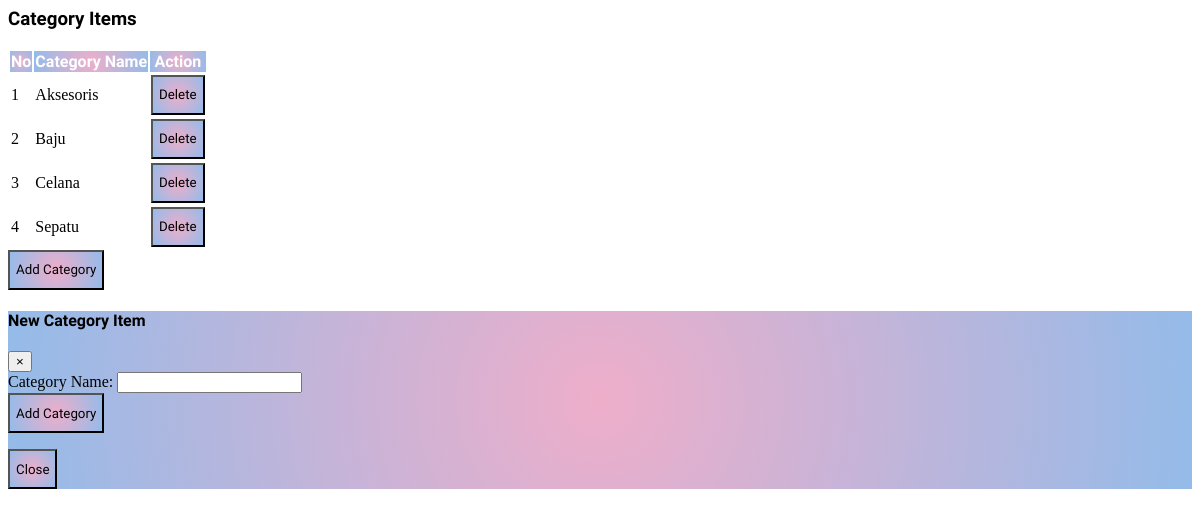
Screenshot of /adminView/viewCategories.php with the database file from the repository.
### tables this page shows
CREATE TABLE `category` (
  `category_id` int(11) NOT NULL,
  `category_name` varchar(150) NOT NULL
);

### adminView/viewCategories.php (the view, shortened to what this page needs)
<div >
  <h3>Category Items</h3>
  <table class="table ">
    <thead>
      <tr>
        <th class="text-center">No</th>
        <th class="text-center">Category Name</th>
        <th class="text-center" colspan="2">Action</th>
      </tr>
    </thead>
    <?php
      include_once "../config/dbconnect.php";
      $sql="SELECT * from category";
      $result=$conn-> query($sql);
      $count=1;
      if ($result-> num_rows > 0){
        while ($row=$result-> fetch_assoc()) {
    ?>
    <tr>
      <td><?=$count?></td>
      <td><?=$row["category_name"]?></td>
      <td><button class="btn btn-danger" style="height:40px" onclick="categoryDelete('<?=$row['category_id']?>')">Delete</button></td>
      </tr>
      <?php
            $count=$count+1;
          }
        }
      ?>
  </table>
  <button type="button" class="btn btn-secondary" style="height:40px" data-toggle="modal" data-target="#myModal">
    Add Category
  </button>
  <div class="modal fade" id="myModal" role="dialog">
    <div class="modal-dialog">
      <div class="modal-content">
        <div class="modal-header">
          <h4 class="modal-title">New Category Item</h4>
          <button type="button" class="close" data-dismiss="modal">&times;</button>
        </div>
        <div class="modal-body">
          <form  enctype='multipart/form-data' action="./controller/addCatController.php" method="POST">
            <div class="form-group">
              <label for="c_name">Category Name:</label>
              <input type="text" class="form-control" name="c_name" required>
            </div>
            <div class="form-group">
              <button type="submit" class="btn btn-secondary" name="upload" style="height:40px">Add Category</button>
            </div>
          </form>
        </div>
        <div class="modal-footer">
          <button type="button" class="btn btn-default" data-dismiss="modal" style="height:40px">Close</button>
        </div>
      </div>
    </div>
  </div>
</div>

### adminView/viewCategories.php (style rules this page uses)
h3 { font-family: 'Belanosima', sans-serif; }
.table th { color:white; font-family: 'Belanosima', sans-serif; background: rgb(238,174,202); background: radial-gradient(circle, rgba(238,174,202,1) 0%, rgba(148,187,233,1) 100%); }
.btn-danger { font-family: 'Belanosima', sans-serif; background: rgb(238,174,202); background: radial-gradient(circle, rgba(238,174,202,1) 0%, rgba(148,187,233,1) 100%); }
.btn-secondary { font-family: 'Belanosima', sans-serif; background: rgb(238,174,202); background: radial-gradient(circle, rgba(238,174,202,1) 0%, rgba(148,187,233,1) 100%); }
h4 { font-family: 'Belanosima', sans-serif; }
.btn-default { font-family: 'Belanosima', sans-serif; background: rgb(238,174,202); background: radial-gradient(circle, rgba(238,174,202,1) 0%, rgba(148,187,233,1) 100%); }
.modal-content { background: rgb(238,174,202); background: radial-gradient(circle, rgba(238,174,202,1) 0%, rgba(148,187,233,1) 100%); }

### rows the page displays
category: category_name "Aksesoris"
category: category_name "Baju"
category: category_name "Celana"
category: category_name "Sepatu"
